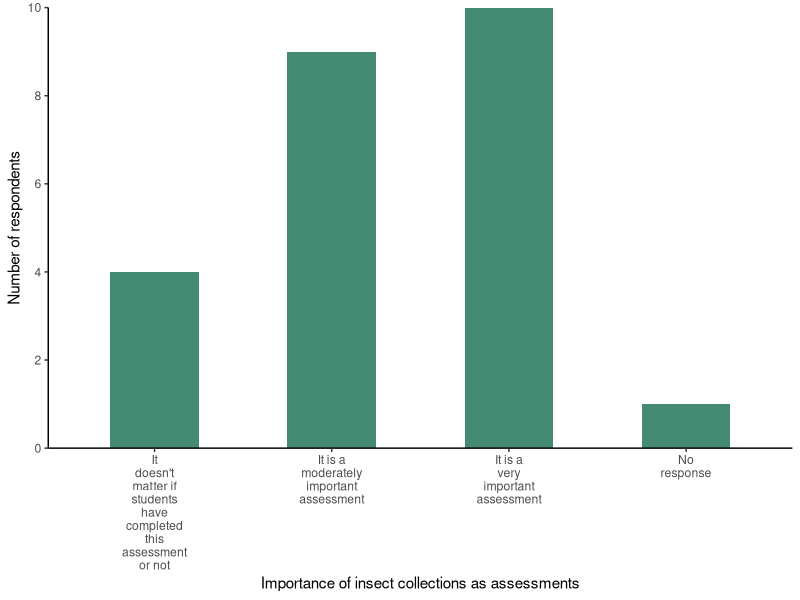
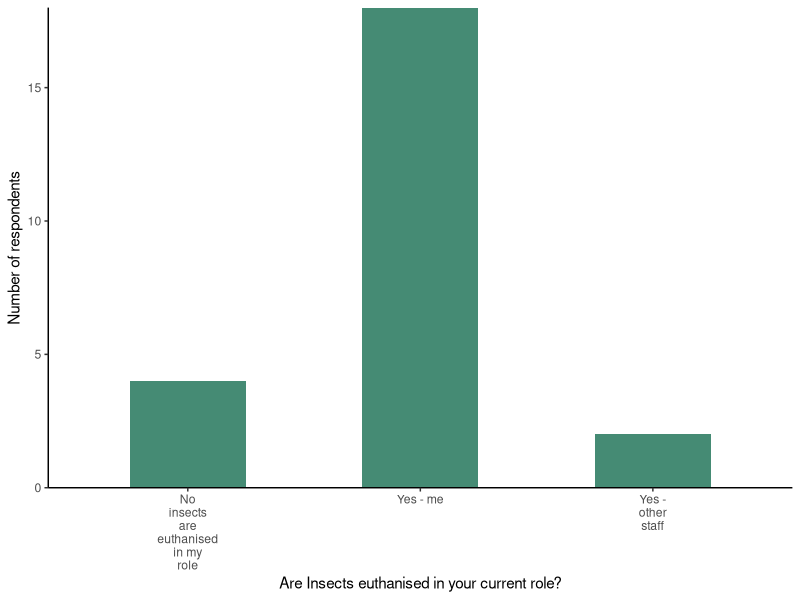
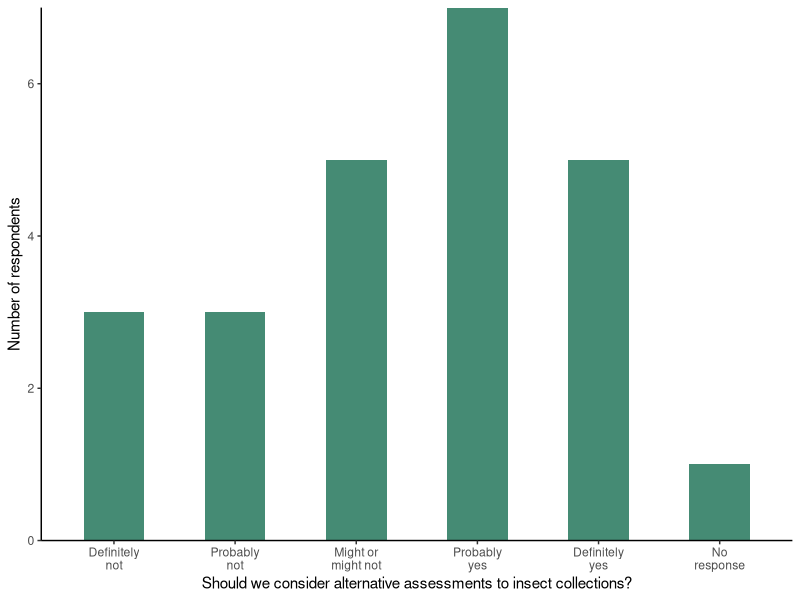

Write R code to recreate these figures, in order.
## ---- chunk 1
knitr::opts_chunk$set(echo = TRUE)
## ---- chunk 2

library(dplyr)
library(ggplot2)# for plots
library(scales)#wrapping text in ggplot



## ---- chunk 3
data <- read.csv("data.csv")


## ---- chunk 4

##Make labels on x axis shorter
q31_shorter <- data %>%
  mutate(Q31 = recode(Q31, 
                           "It doesn't matter if students have completed this assessment or not" 
                      = "It doesn't matter \n if students have completed \nthis assessment or not",
                      "It is a moderately important assessment"
                      = "It is a moderately \n important assessment",
                     "It is a very important assessment"
                     =    "It is a very \n important assessment"),
                        "NA"
                    = "No resp"
         )



ggplot(data, aes(x = Q31)) +
  geom_bar(fill = "aquamarine4", width = 0.5)+
  labs(
    x = "Importance of insect collections as assessments",
    y = "Number of respondents"
  ) +
  scale_x_discrete(labels = label_wrap(10))+
  scale_y_continuous(labels = label_wrap(10), expand = c(0,0), breaks = c(0, 2, 4, 6, 8, 10))+
  theme_classic()
## ---- chunk 5

#Summary of ages of people 

summary((as.numeric(data$Q46)))


#get the likert for q31 into an ordered number
data$q31_likert_num <- as.numeric(factor(
  data$Q31,
  levels = c(
    "It doesn't matter if students have completed this assessment or not", 
    "It is a moderately important assessment", 
    "It is a very important assessment"
  ),
  ordered = TRUE
))


#Spearman’s rank correlation (ρ) - correlation between age and importance of collections


data$q46_num <- as.numeric(data$Q46)
cor_test_age_importance<-cor.test(x=data$q46_num, y=data$q31_likert_num, method = 'spearman', use = "complete.obs")

cor_test_age_importance

### Kruskall wallis cause of issues with sample size (shouldnt really be significant)
krus_test_age_importance <- kruskal.test(data$q46_num ~ data$q31_likert_num, data = data)
krus_test_age_importance


## ---- chunk 6
## Importance of assessments
chisq_vego_importance <- chisq.test(data$Q36, data$Q31)

## Sholuld assessment change
chisq_vego_change <- chisq.test(data$Q36, data$Q29)
## ---- chunk 7

ggplot(data, aes(x = Q16)) +
  geom_bar(fill = "aquamarine4", width = 0.5)+
  labs(
    x = "Are Insects euthanised in your current role?",
    y = "Number of respondents"
  ) +
  scale_x_discrete(labels = label_wrap(10))+
  scale_y_continuous(labels = label_wrap(10), expand = c(0,0), breaks = c(0, 5, 10, 15, 20, 25))+
  theme_classic()
## ---- chunk 8
data$Q29 = factor(data$Q29, levels = c("Definitely not", "Probably not", "Might or might not", "Probably yes", "Definitely yes", "No response"), ordered = TRUE)
ggplot(data, aes(x = Q29)) +
  geom_bar(fill = "aquamarine4", width = 0.5)+
  labs(
    x = "Should we consider alternative assessments to insect collections?",
    y = "Number of respondents"
  ) +
  scale_x_discrete(labels = label_wrap(10))+
  scale_y_continuous(labels = label_wrap(10), expand = c(0,0), breaks = c(0, 2, 4, 6, 8, 10))+
  theme_classic()
